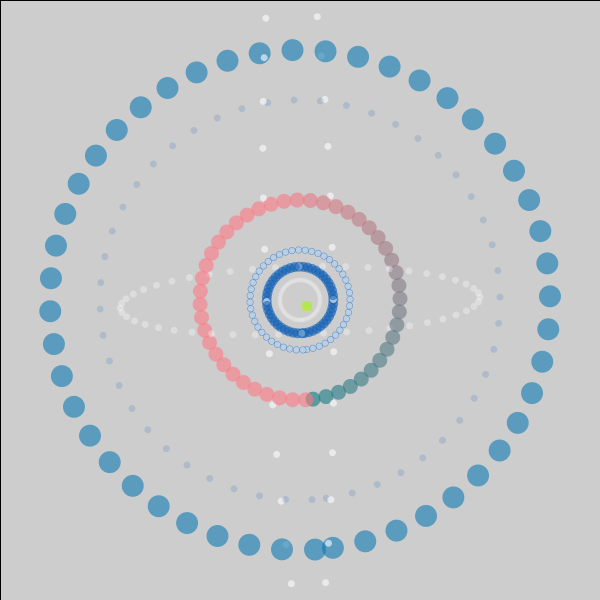
Frame 1 (no input)
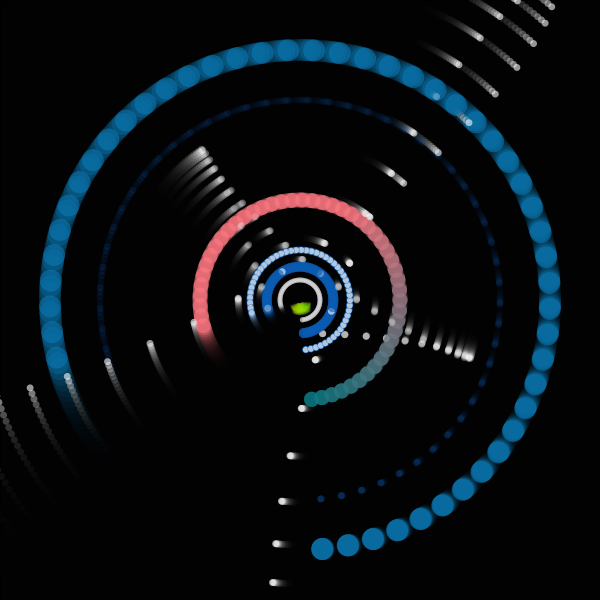
Frame 60 (the mouse pressed at the canvas centre just before this capture)
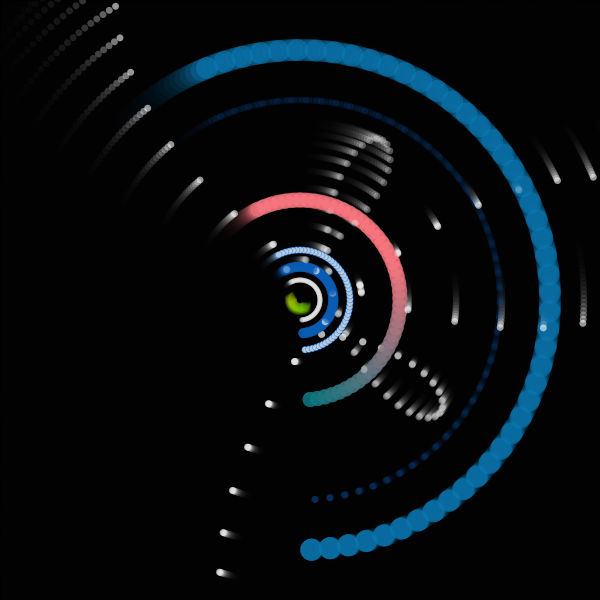
Frame 120 (the mouse held since frame 60 and released just before this capture)

The Processing sketch that drew these frames (run headless with seeded random() and noise(); from frame 60 on, the mouse is pressed at the canvas centre):

// Processing sketch: processing_147017
// ── processing_147017.pde

void setup(){
  size(600, 600);
  smooth();
  background(255);
}

float rot;
void draw(){

  fill(0,50);
  rect(0, 0, width, height);
  noCursor();
  noStroke();
  translate(300,300);
  rotate(radians(rot+=0.014));

  float x[] = new float[48];
  float y[] = new float[48];

  for(int i=0; i<48; i++) {
    x[i] = 100 * sin((i+1)*7.5 *PI/180);
    y[i] = 100 * cos((i+1)*7.5 *PI/180);

    fill(i*2+130,250,0, 5);
    rect(2, 2, 9, 9);
    fill(255, 60);
    ellipse(x[i]/5, y[i]/5, 5, 5);
    fill(10,91,181, 140 + 10);
    ellipse(x[i]/2, y[i]/2, 7, 7);
    fill(10,91,181, 140 + 10);
    ellipse(x[i]/3, y[i]/3, 10, 10);
    fill(255, 140 + 10);
    ellipse(x[i]/2, y[i]/2, 6, 6);
    fill(10 * (i+1),121,131, 140 + 10);
    ellipse(x[i], y[i], 15, 15);
    rotate(radians(rot-=0.1));
    fill(10,91,181, 40);
    ellipse(x[i]*2, y[i]*2, 7, 7);
    fill(255,80);
    ellipse(x[i]*1.8, y[i]/3, 7, 7);
    rotate(radians(rot+=0.1));
    fill(10,121,181, 140 + 10);
    ellipse(x[i]*2.5, y[i]*2.5, 22, 22);
    
    fill(255,140 + 10);
    ellipse(x[i]/3, y[i]*4, 7, 7);
  }
}
